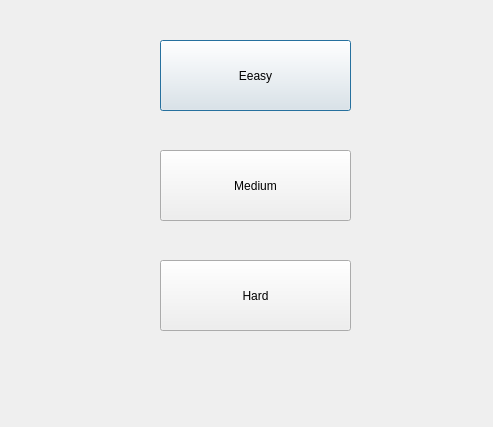
<?xml version="1.0" encoding="UTF-8"?>
<ui version="4.0">
 <class>choose_the_difficulty</class>
 <widget class="QDialog" name="choose_the_difficulty">
  <property name="geometry">
   <rect>
    <x>0</x>
    <y>0</y>
    <width>493</width>
    <height>427</height>
   </rect>
  </property>
  <property name="windowTitle">
   <string>Dialog</string>
  </property>
  <widget class="QPushButton" name="pushButton">
   <property name="geometry">
    <rect>
     <x>160</x>
     <y>40</y>
     <width>191</width>
     <height>71</height>
    </rect>
   </property>
   <property name="styleSheet">
    <string notr="true">font: 700 italic 14pt &quot;Segoe UI&quot;;

</string>
   </property>
   <property name="text">
    <string>Eeasy</string>
   </property>
  </widget>
  <widget class="QPushButton" name="pushButton_2">
   <property name="geometry">
    <rect>
     <x>160</x>
     <y>150</y>
     <width>191</width>
     <height>71</height>
    </rect>
   </property>
   <property name="styleSheet">
    <string notr="true">font: 700 italic 14pt &quot;Segoe UI&quot;;

</string>
   </property>
   <property name="text">
    <string>Medium</string>
   </property>
  </widget>
  <widget class="QPushButton" name="pushButton_3">
   <property name="geometry">
    <rect>
     <x>160</x>
     <y>260</y>
     <width>191</width>
     <height>71</height>
    </rect>
   </property>
   <property name="styleSheet">
    <string notr="true">font: 700 italic 14pt &quot;Segoe UI&quot;;

</string>
   </property>
   <property name="text">
    <string>Hard</string>
   </property>
  </widget>
 </widget>
 <resources/>
 <connections/>
</ui>
